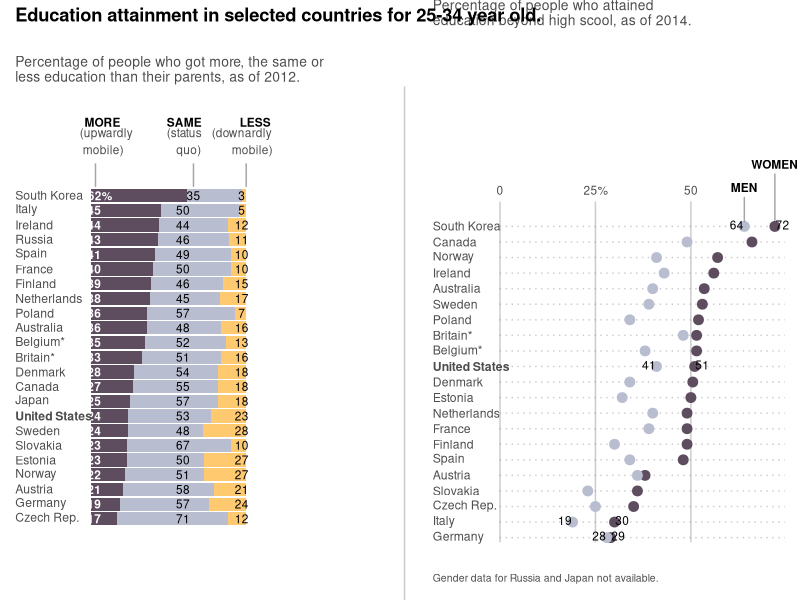
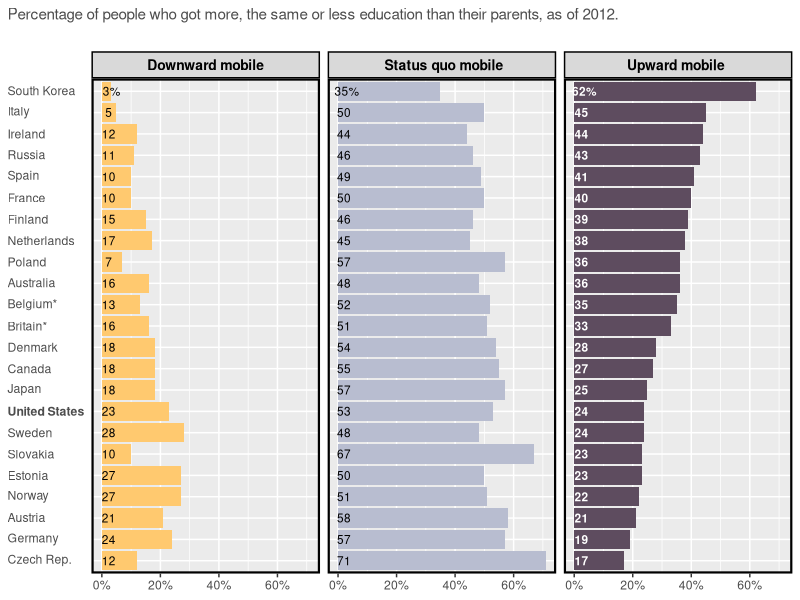
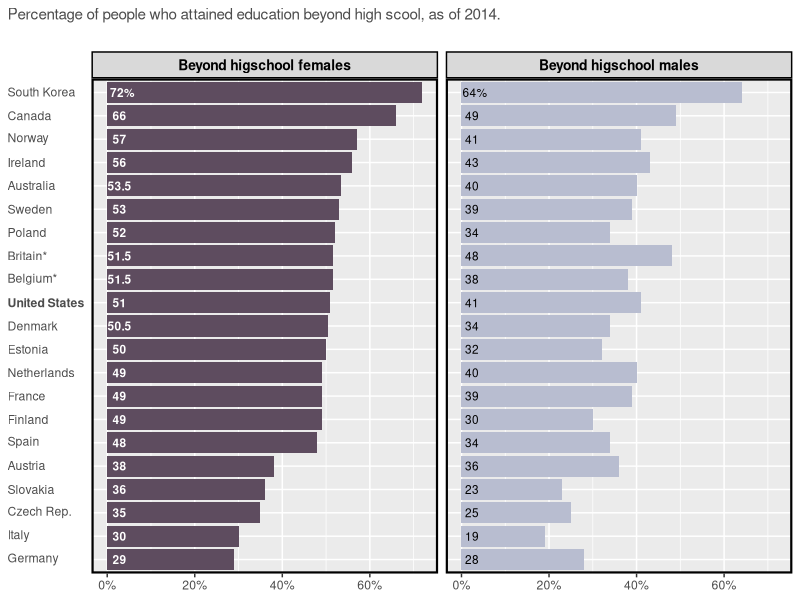
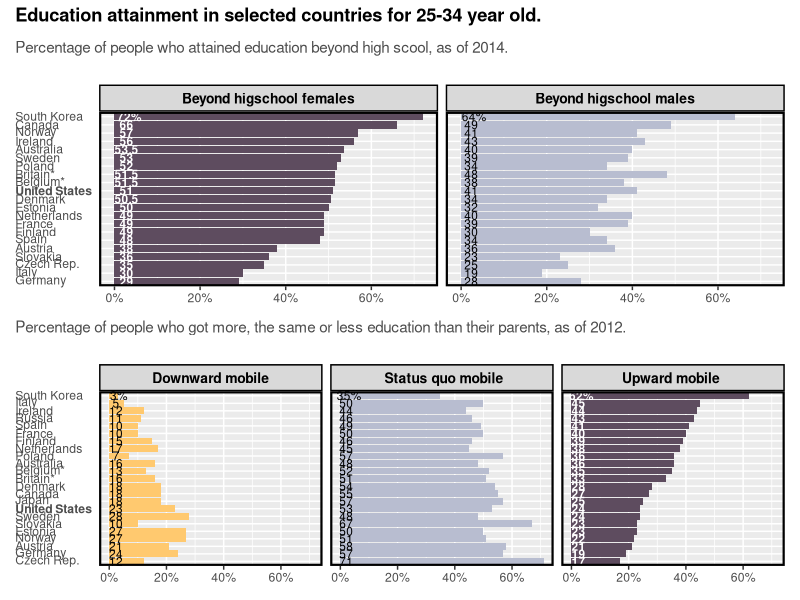

These figures' R source, in order:
## ---- chunk 1

library(tidyverse)
library(patchwork)

df <- read_csv("Data_on_intergenerational_mobility.csv")

## ---- chunk 2

educ <- df %>%
  drop_na(Downward_Mobility) %>% 
  filter(Country != "Northern Ireland" &
         Country != "England" &
         Country != "Sub-national entities" &
         Country != "Partners" &
         Country != "Average"
  ) %>%
  pivot_longer(cols = ends_with("ility"), 
               names_to = "Mobility_type", 
               values_to = "Mobility_perc") 

df_order <- educ[educ$Mobility_type == "Upward_mobility", ]
df_order2 <- educ[educ$Mobility_type == "Status_quo_Mobility",]
df_order3 <- educ[educ$Mobility_type == "Downward_Mobility",]

## ---- chunk 3

p = educ %>%
  group_by(Country, Mobility_perc) %>%
  ggplot() +
  aes(Mobility_perc, reorder(Country, Mobility_perc)) +
  geom_col(data = df_order, position = "stack") +
  scale_fill_manual(values = c("#ffc96f", "#b8bdd0", "#5e4c5f")) + 
  geom_col(data = educ[educ$Mobility_type != "Upward_mobility", ], 
           position = "stack") +
  geom_col(aes(fill = Mobility_type)) + 
  labs(y = NULL) +
  theme(legend.position = "none",
        axis.title.x = element_blank(),
        axis.text.x = element_blank(),
        axis.ticks.x = element_blank(),
        axis.ticks.y = element_blank(),
        axis.text.y = element_text(hjust = 0),
        plot.background = element_rect(fill = "white", colour = NA), 
        panel.background = element_rect(fill = "white", colour = NA),
        legend.background = element_rect(fill = "white", colour = NA),
        legend.key = element_rect(fill = "white"))+
  scale_y_discrete(labels = function(x) ifelse(
    x == "United States",expression(bold("United States")),x))+
 geom_text(data = df_order, 
            aes(x=12, label = ifelse(
              Country == "South Korea", paste0(Mobility_perc, "%"), 
              ifelse(
              Country != "South Korea", paste0(Mobility_perc, "    "), 
              Mobility_perc))), 
           size=3,position = position_stack(vjust = 0.5), 
            color = "#ffffff", fontface = "bold") +
  geom_text(data = df_order2, 
            aes(x=150, label = ifelse(
              Country != "South Korea", 
              paste0(Mobility_perc, "       "), Mobility_perc)), size=3,
            position = position_stack(vjust = 0.44)) +
  geom_text(data = df_order3, 
            aes(x=200, label = Mobility_perc), size=3, 
            position = position_stack(vjust = 0.485)) +
  labs(
  subtitle = "\nPercentage of people who got more, the same or\nless education than their parents, as of 2012.") +
  theme(
        plot.title.position = "plot", 
        plot.title = element_text(face = "bold", 
                                  margin=margin(0,0,-20,0)),
        plot.subtitle = element_text(colour = "grey30", size = 10, 
                                     margin=margin(0,0,70,0)),
 axis.text.y = element_text(margin=margin(0,-15,0,0))) +
  annotate("text", x=7.5, y=28, label="MORE",fontface = "bold",size=3) +
   annotate("text", x=8, y=26.7, label="  (upwardly\nmobile)",
            colour = "grey30", size=3) + 
  annotate("segment", x=3, xend=3, y = 23.6, yend = 25.2, 
           color="grey30", alpha = 0.5) +
  annotate("text", x=60, y=28, label="SAME",fontface = "bold",size=3) +
   annotate("text", x=60,  y=26.7, label="(status\n   quo)",
            colour = "grey30", size=3) + 
  annotate("segment", x=66, xend=66, y = 23.6, yend = 25.2, 
           color="grey30", alpha = 0.5) +
  annotate("text", x=97, y=28, yend = 32, label="         LESS",
           fontface = "bold",size=3) +
   annotate("text", x=97,  y=26.7, label="(downardly\n       mobile)",
            colour = "grey30", size=3) + 
  annotate("segment", x=99.9, xend=99.9, y = 23.6, yend = 25.2, 
           color="grey30",alpha = 0.5) +
  coord_cartesian(xlim = c(0, 200), ylim = c(0, 22), clip = "off")
 
  
## ---- chunk 4

beyond =  df %>%
  drop_na(Downward_Mobility) %>% 
  filter(Country != "Northern Ireland" &
         Country != "England" &
         Country != "Sub-national entities" &
         Country != "Partners" &
         Country != "Average" &
         Country != "Russia" &
         Country != "Japan"
  ) %>%
  pivot_longer(
    cols= starts_with("Beyond"),
    names_to = "Beyond_Sex",
    values_to = "Beyond_perc"
  ) 


  bey_ordered = beyond %>% 
    filter(Beyond_Sex == "Beyond_highscool_2014_F") %>%
    arrange(desc(Beyond_perc))

## ---- chunk 5
  
p2 = beyond %>%
  ggplot() +
  aes(Beyond_perc, reorder(Country, Beyond_perc)) +
  geom_point(size=3, color = "#5e4c5f", aes(
    color = Beyond_Sex), data = bey_ordered) + 
  geom_point(size=3, color = "#b8bdd0", aes(color = Beyond_Sex), 
             data = beyond[beyond$Beyond_Sex != "Beyond_highscool_2014_F",
                           ]) +
  labs(y=NULL) +
  theme(plot.background = element_rect(fill = "white",colour = NA), 
        panel.background = element_rect(fill = "white",colour = NA),
        legend.background = element_rect(fill = "white",colour = NA),
        legend.key = element_rect(fill = "white"),
        legend.position = "none",
        axis.title.x = element_blank(),
        axis.text.x = element_text(size = 8.5),
        axis.ticks.x = element_blank(),
        axis.ticks.y = element_blank(),
        axis.text.y = element_text(hjust = 0, 
                                   margin=margin(0,-10,0,0))) +
  geom_text(data = subset(bey_ordered, 
                          Country %in% c(
                            "South Korea", "United States", "Italy", "Germany")),
            aes(label = Beyond_perc), nudge_x = 2, nudge_y = 0.1, size=3) +
  geom_text(
    data = subset( beyond[beyond$Beyond_Sex != "Beyond_highscool_2014_F",], 
                           Country %in% c(
                             "South Korea", "United States", "Italy", "Germany")),
            aes(label = Beyond_perc), nudge_x = -2, nudge_y = 0.1, size= 3) +
labs(
  subtitle = "Percentage of people who attained\neducation beyond high scool, as of 2014.",
     caption = "Gender data for Russia and Japan not available.") +
theme(
  plot.caption = element_text(hjust = 0, size = 7.5, color = "grey30", 
                              margin = margin(20,0,0,0)),
  plot.caption.position = "plot",
  panel.grid.major = element_line(color = '#80808066', linetype = 'dotted'),
  panel.grid.major.x = element_line(color = '#80808066', linetype = 'solid'),
  plot.subtitle = element_text(colour = "grey30", size = 10, 
                               margin = margin(-30,0,0,0)),
  plot.title = element_text(colour = "grey30"),
  plot.title.position = "plot",
) +
coord_cartesian(xlim = c(3.3, 71.2),ylim = c(1.3, 22), clip = 'off') +
scale_x_continuous(breaks = c(0, 25, 50), 
                   position = "top", 
                   labels = c("0", expression(paste("25","%", "")),"50"))+
  scale_y_discrete(labels = function(x) ifelse(
    x == "United States",expression(bold("United States")),x)
                                              )+
  annotate("text", x=72, y=25, label="WOMEN",
           fontface = "bold",size=3) +
   annotate("text", x=64, y=23.5, label="MEN",
            fontface = "bold",size=3) +
  annotate("segment", x=64, xend=64, y = 21.3, yend = 22.9, 
           color="grey30", alpha = 0.5) +
  annotate("segment", x=72, xend=72, y = 21.3, yend = 24.4, 
           color="grey30", alpha = 0.5)
  

## ---- chunk 6

p + p2 + plot_layout(ncol=2,widths=c(6,5)) + 
  annotate("segment", x = -25, xend = -25, y = -15, 
           yend = 30, color = "grey30", alpha = 0.3) +
   plot_annotation(
    title = "Education attainment in selected countries for 25-34 year old.",
    theme = theme(plot.title.position = "plot", 
        plot.title = element_text(face = "bold")
  ))

## ---- chunk 7

educ_names <- list(
  'Downward_Mobility'="Downward mobile",
  'Upward_mobility'="Upward mobile ",
  'Status_quo_Mobility'=" Status quo mobile"
)


educ_labeller <- function(variable,value){
  return(educ_names[value])
}

a1 = educ %>%
  group_by(Country, Mobility_perc) %>%
  ggplot() +
  aes(Mobility_perc, reorder(Country, Mobility_perc)) +
  geom_col(data = df_order, position = "stack") +
  scale_fill_manual(values = c("#ffc96f", "#b8bdd0", "#5e4c5f")) + 
  geom_col(data = educ[educ$Mobility_type != "Upward_mobility", ], 
           position = "stack") +
  geom_col(aes(fill = Mobility_type)) +
    facet_wrap(~Mobility_type, labeller = educ_labeller )+
  labs(y = NULL) +
  theme(legend.position = "none",
        axis.ticks.y = element_blank(),
        axis.text.y = element_text(hjust = 0),
        axis.title.x = element_blank())+
  scale_y_discrete(labels = function(x) ifelse(
    x == "United States",expression(bold("United States")),x)
                                              )+
 geom_text(data = df_order, 
            aes(x=7, label = ifelse(Country == "South Korea", 
                                    paste0(Mobility_perc, "%"), 
 ifelse(Country != "South Korea", paste0(Mobility_perc, "  "), 
        Mobility_perc))), size=3,position = position_stack(vjust = 0.5), 
            color = "#ffffff", fontface = "bold") +
  geom_text(data = df_order2, 
            aes(x=7, label = ifelse(Country == "South Korea", 
                                    paste0(Mobility_perc, "%"), 
  ifelse(Country != "South Korea", 
         paste0(Mobility_perc, "  "), Mobility_perc))), size=3,
            position = position_stack(vjust = 0.44)) +
  geom_text(data = df_order3, aes(x=7, 
                                  label = ifelse(Country == "South Korea", 
                                    paste0(Mobility_perc, "%"), 
  ifelse(Country != "South Korea", paste0(Mobility_perc, "  "), Mobility_perc))), 
  size=3, position = position_stack(vjust = 0.485)) +
  labs(
    subtitle = "Percentage of people who got more, the same or less education than their parents, as of 2012.") +
  theme(
        plot.subtitle = element_text(colour = "grey30", size = 11, 
                                     margin = margin(0,0,20,0)))+
  scale_x_continuous(breaks = c(0, 20, 40, 60), 
                   labels = c("0%", "20%" ,"40%","60%"))+
theme(
      strip.text.x = element_text(size = 10, 
                                  color = "black", face = "bold"),
      strip.background = element_rect(
        color="black",  size=1, linetype="solid"),
      panel.border = element_rect(
        color = "black", fill = NA, size = 1.5), plot.title.position = "plot")

a1

## ---- chunk 8

educ_names2 <- list(
  "Beyond_highscool_2014_M"="Beyond higschool males",
  'Beyond_highscool_2014_F'="Beyond higschool females"
)


educ_labeller2 <- function(variable,value){
  return(educ_names2[value])
}

a2 = beyond %>%
  group_by(Country, Beyond_perc) %>%
  ggplot() +
  aes(Beyond_perc, reorder(Country, Beyond_perc)) +
  geom_col(data = bey_ordered, position = "stack") +
  scale_fill_manual(values = c("#5e4c5f", "#b8bdd0")) + 
  geom_col(
    data = beyond[beyond$Beyond_Sex != "Beyond_highscool_2014_F", ], 
    position = "stack") +
  geom_col(aes(fill = Beyond_Sex)) +
    facet_wrap(~Beyond_Sex, labeller = educ_labeller2)+
  labs(y = NULL) +
  theme(legend.position = "none",
        axis.ticks.y = element_blank(),
        axis.text.y = element_text(hjust = 0),
        axis.title.x = element_blank())+
  scale_y_discrete(labels = function(x) ifelse(
    x == "United States", expression(bold("United States")),x)
                                              )+
 geom_text(data = bey_ordered, 
            aes(x=7, label = ifelse(Country == "South Korea", 
                                    paste0(Beyond_perc, "%"), 
 ifelse(Country != "South Korea", paste0(Beyond_perc, "  "), 
        Beyond_perc))), size=3,
            position = position_stack(vjust = 0.5), 
            color = "#ffffff", fontface = "bold") +
  geom_text(
    data = beyond[beyond$Beyond_Sex != "Beyond_highscool_2014_F",], 
            aes(x=7, label = ifelse(Country == "South Korea", 
                                    paste0(Beyond_perc, "%"), 
  ifelse(Country != "South Korea", paste0(Beyond_perc, "  "), 
         Beyond_perc))), size=3,position = position_stack(vjust = 0.44)) +
  labs(
    subtitle = "Percentage of people who attained education beyond high scool, as of 2014.") +
  theme(
        plot.subtitle = element_text(
          colour = "grey30", size = 11, 
          margin = margin(0,0,20,0)))+
  scale_x_continuous(breaks = c(0, 20, 40, 60,80), 
                   labels = c("0%", "20%" ,"40%","60%","80%"))+
theme(
      strip.text.x = element_text(size = 10, 
                                  color = "black", face = "bold"),
      strip.background = element_rect(
        color="black",  size=1, linetype="solid"),
      panel.border = element_rect(
        color = "black", fill = NA, size = 1.5),
      plot.title.position = "plot")

a2

## ---- chunk 9

a2 + a1 + plot_layout(ncol=1) +
   plot_annotation(
    title = "Education attainment in selected countries for 25-34 year old.",
    theme = theme(plot.title.position = "plot", 
        plot.title = element_text(face = "bold")
  ))


